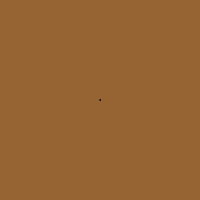
Frame 1 (no input)
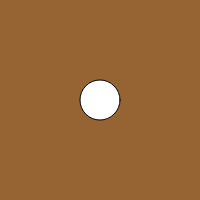
Frame 60 (no input)
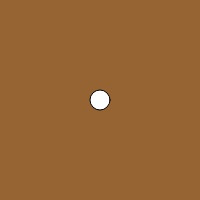
Frame 120 (the mouse pressed at the canvas centre since frame 60)

The p5.js sketch that drew these frames (run headless with seeded random() and noise() and a simulated clock; from frame 60 on, the mouse is pressed at the canvas centre):

// p5.js sketch
// ── sketch.js
// 練習問題「心臓の鼓動のように大きくなったり小さくなったりする円」
let count;
let cycle;
let size;


function setup(){
  createCanvas(200, 200);
  count = 0;
  cycle = 100;
}

function draw(){
  background(150, 100, 50);
  count = (count + 1) % cycle;
  // BLANK[1]
  if(count > 49){
    size = 50 - (count-50);
  }
  else{
    size = count;
  }

  ellipse(width / 2, height / 2, size);
}
